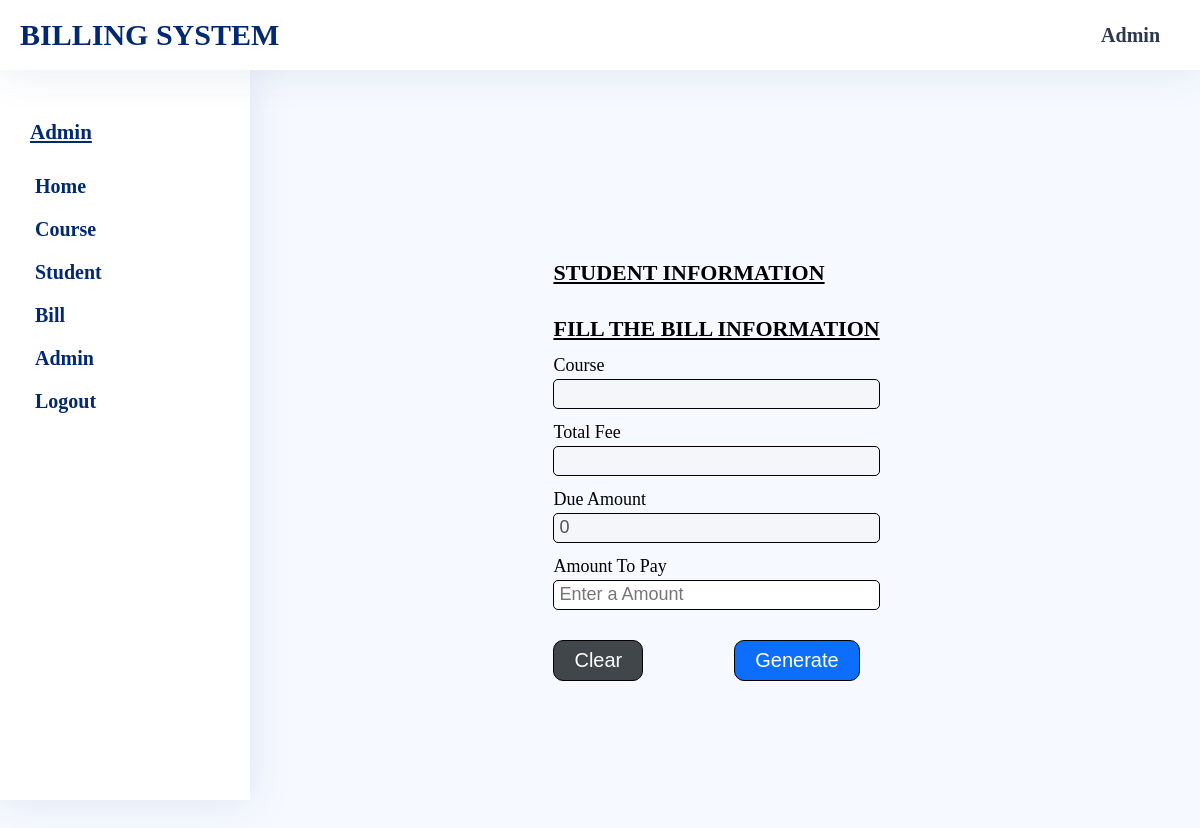
Page /admin/studentbillform.php?phone=9824988945 (signed in) on the earlier database version.
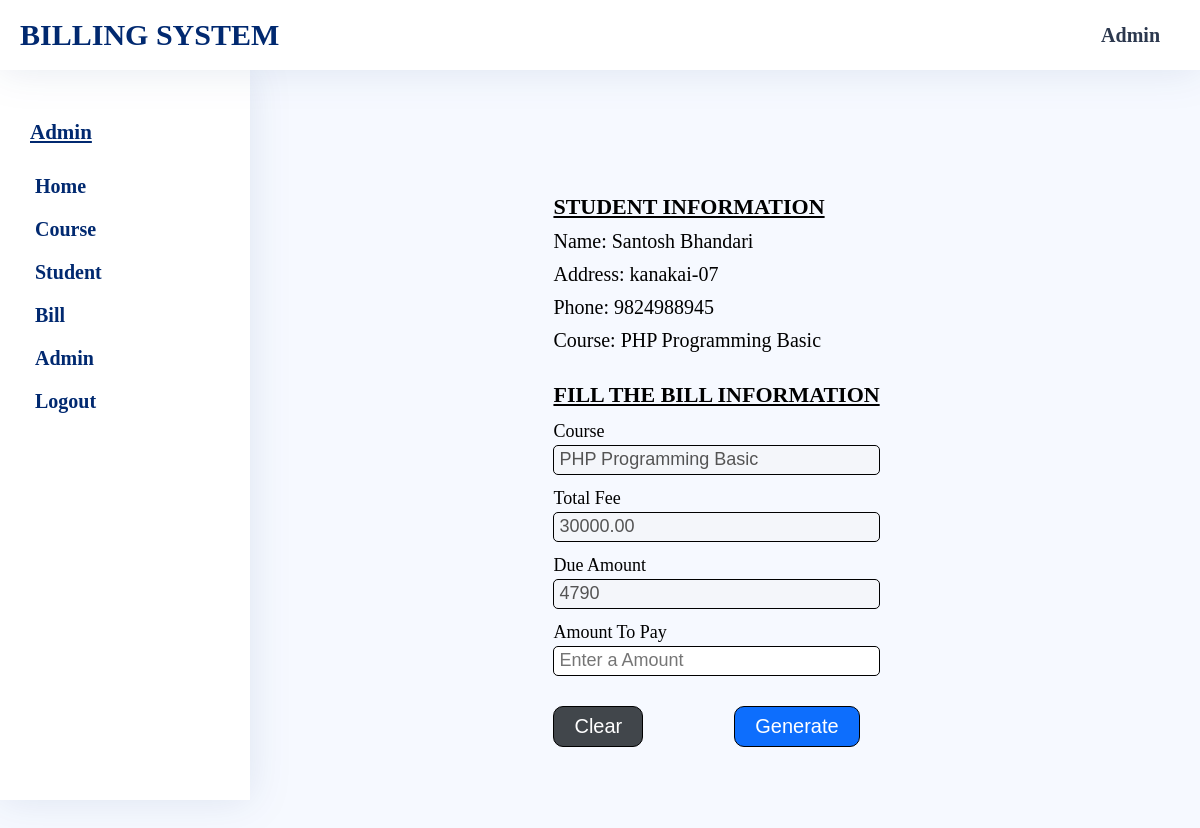
Same page on the later database version.
### tables this page shows
CREATE TABLE `StudentInfo` (
  `phone` varchar(15) NOT NULL,
  `name` varchar(50) NOT NULL,
  `address` varchar(50) NOT NULL,
  `email` varchar(100) DEFAULT NULL,
  `gender` varchar(10) NOT NULL,
  `parentname` varchar(50) NOT NULL,
  `cid` varchar(15) NOT NULL
);

CREATE TABLE `CourseInfo` (
  `cid` varchar(15) NOT NULL,
  `cname` varchar(200) NOT NULL,
  `price` decimal(10,2) NOT NULL
);

### admin/studentbillform.php (the view, shortened to what this page needs)
<?php
    include_once "head.php";
?>
    <link rel="stylesheet" href="../assets/css/admin/common-style.css">
    <link rel="stylesheet" href="../assets/css/admin/studentbillform.css">
<?php
    include_once "sidebar.php";
?>
    <section class="main-container form-container">
        <div class="form-wrapper">
            <div class="studentinfo">
                <h3>Student Information</h3>
                <?php
                if($_SERVER['REQUEST_METHOD']=='POST' || $_SERVER['REQUEST_METHOD']=='GET'){
                   if(isset($_GET["phone"])){
                       $phone=trim($_GET["phone"]);
                    $read="SELECT * FROM StudentInfo,CourseInfo WHERE StudentInfo.cid=CourseInfo.cid AND StudentInfo.phone ='$phone';";
                    if($result=$con->query($read)){
                        $amount=0;
                        if($result->num_rows>0){
                            while($row=$result->fetch_assoc()){
                                $price=$row["price"];
                                $course=$row["cname"];
                                echo "<p class='name'>Name: ".$row["name"]."</p>";
                                echo "<p class='address'>Address: ".$row["address"]."</p>";
                                echo "<p class='phone'>Phone: ".$row["phone"]."</p>";
                                echo "<p class='phone'>Course: ".$row["cname"]."</p>";
                            }
                            $read="SELECT * FROM BillInfo WHERE phone='$phone';";
                            if($result=$con->query($read)){
                                if($result->num_rows>0){
                                    while($row=$result->fetch_assoc()){
                                        $amount+=(float)$row["amount"];
                                    }
                                }
                            }
                        }
                    }
                    }else{
                        header("Location: student-list.php");
                    }
                }
                ?>
            </div>
            <form class="form" action="generate-bill.php" method="post">
                <h3>Fill the Bill Information</h3>
                <label for="course">Course</label>
                <input type="text" id="course" name="course" required value='<?=$course?>' disabled/>
                <label for="totalfee">Total Fee</label>
                <input type="number" id="totalfee" name="totalfee" value='<?=$price?>' required disabled/>
                <label for="dueamount">Due Amount</label>
                <input type="number" id="dueamount" name="dueamount" value='<?=($price-$amount)?>' required disabled/>
                <label for="amount">Amount To Pay</label>
                <input type="number" id="amount" name="amount" placeholder="Enter a Amount" required/>
                <div class="btn-wrapper">
                    <button type="reset">Clear</button>
                    <button type="submit">Generate</button>
                </div>
            </form>
            </div>
    </section>
   </main>
</body>
</html>

Differences in the rows shown:
now on this page (row edited): studentinfo: name "Santosh Bhandari", address "kanakai-07", phone "9824988945", cid.cname "PHP Programming Basic", course "PHP Programming Basic", totalfee "30000.00", dueamount "4790"
Other differences:
form field dueamount: "0" → (not shown)
